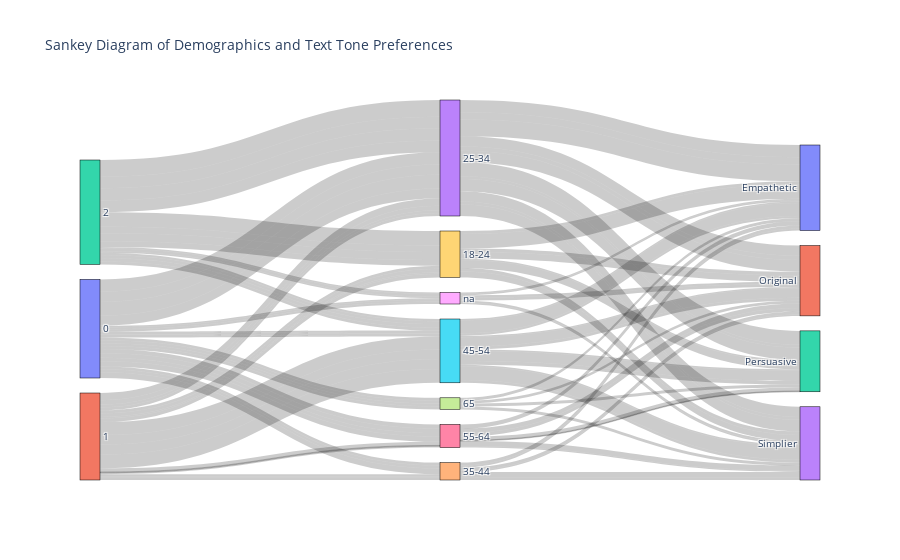

Notebook code for this chart:
### Code cell
import plotly.graph_objects as go

# Example data setup (you may need to adjust based on your actual data structure)
# Assuming df_umap has columns: 'Cluster', 'age', 'income', 'tone', and 'count'

# Aggregate the data for Sankey diagram
sankey_data = df_umap.groupby(['Cluster', 'age', 'tone']).size().reset_index(name='count')

# Prepare data for Sankey diagram
clusters = sankey_data['Cluster'].unique()
ages = sankey_data['age'].unique()
tones = sankey_data['tone'].unique()

# Create node labels
node_labels = list(clusters) + list(ages) + list(tones)

# Create node indices
cluster_indices = list(range(len(clusters)))
age_indices = list(range(len(clusters), len(clusters) + len(ages)))
tone_indices = list(range(len(clusters) + len(ages), len(node_labels)))

# Create links
links = {
    'source': [],
    'target': [],
    'value': []
}

for _, row in sankey_data.iterrows():
    cluster_idx = cluster_indices[clusters.tolist().index(row['Cluster'])]
    age_idx = age_indices[ages.tolist().index(row['age'])]
    tone_idx = tone_indices[tones.tolist().index(row['tone'])]
    
    links['source'].append(cluster_idx)
    links['target'].append(age_idx)
    links['value'].append(row['count'])

    links['source'].append(age_idx)
    links['target'].append(tone_idx)
    links['value'].append(row['count'])

# Create Sankey diagram
fig = go.Figure(data=[go.Sankey(
    node=dict(
        pad=15,
        thickness=20,
        line=dict(color='black', width=0.5),
        label=node_labels
    ),
    link=dict(
        source=links['source'],
        target=links['target'],
        value=links['value']
    )
)])

fig.update_layout(title_text='Sankey Diagram of Demographics and Text Tone Preferences', font_size=10)
fig.show()

### Figure 1 — Plotly figure (JSON) as saved in the notebook; plotly's stock layout.template omitted (floating-point values rounded to 4 significant figures)
{"data": [{"link": {"source": [0, 3, 0, 3, 0, 3, 0, 3, 0, 4, 0, 4, 0, 4, 0, 5, 0, 5, 0, 5, 0, 5, 0, 6, 0, 6, 0, 6, 0, 6, 0, 7, 0, 7, 0, 7, 0, 7, 0, 8, 0, 8, 0, 8, 1, 9, 1, 9, 1, 9, 1, 9, 1, 3, 1, 3, 1, 3, 1, 3, 1, 4, 1, 4, 1, 4, 1, 5, 1, 5, 1, 5, 1, 5, 1, 6, 1, 6, 1, 6, 2, 9, 2, 9, 2, 9, 2, 9, 2, 3, 2, 3, 2, 3, 2, 3, 2, 5, 2, 5, 2, 5, 2, 5, 2, 8, 2, 8, 2, 8], "target": [3, 10, 3, 11, 3, 12, 3, 13, 4, 10, 4, 11, 4, 13, 5, 10, 5, 11, 5, 12, 5, 13, 6, 10, 6, 11, 6, 12, 6, 13, 7, 10, 7, 11, 7, 12, 7, 13, 8, 10, 8, 11, 8, 13, 9, 10, 9, 11, 9, 12, 9, 13, 3, 10, 3, 11, 3, 12, 3, 13, 4, 10, 4, 11, 4, 13, 5, 10, 5, 11, 5, 12, 5, 13, 6, 11, 6, 12, 6, 13, 9, 10, 9, 11, 9, 12, 9, 13, 3, 10, 3, 11, 3, 12, 3, 13, 5, 10, 5, 11, 5, 12, 5, 13, 8, 10, 8, 11, 8, 13], "value": [17, 17, 14, 14, 19, 19, 14, 14, 4, 4, 4, 4, 8, 8, 2, 2, 2, 2, 2, 2, 2, 2, 6, 6, 6, 6, 5, 5, 7, 7, 4, 4, 4, 4, 4, 4, 4, 4, 2, 2, 3, 3, 3, 3, 4, 4, 5, 5, 2, 2, 5, 5, 10, 10, 6, 6, 4, 4, 4, 4, 3, 3, 2, 2, 3, 3, 18, 18, 13, 13, 14, 14, 19, 19, 5, 5, 1, 1, 2, 2, 20, 20, 9, 9, 11, 11, 8, 8, 23, 23, 16, 16, 17, 17, 16, 16, 3, 3, 4, 4, 5, 5, 4, 4, 2, 2, 4, 4, 2, 2]}, "node": {"label": [0, 1, 2, "25-34", "35-44", "45-54", "55-64", "65", "na", "18-24", "Empathetic", "Original", "Persuasive", "Simplier"], "line": {"color": "black", "width": 0.5}, "pad": 15, "thickness": 20}, "type": "sankey"}], "layout": {"font": {"size": 10}, "title": {"text": "Sankey Diagram of Demographics and Text Tone Preferences"}}}
